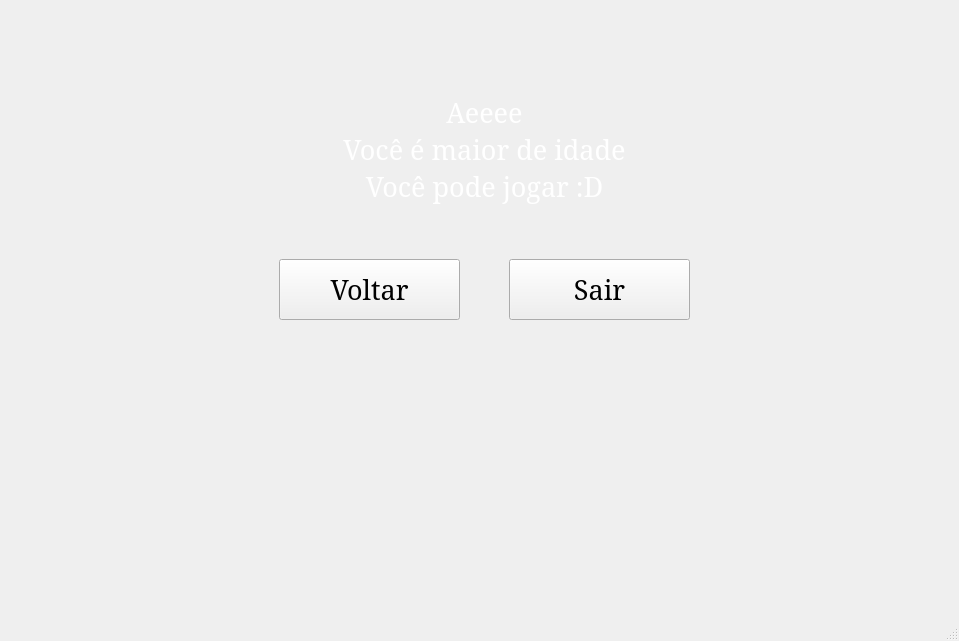
<?xml version="1.0" encoding="UTF-8"?>
<ui version="4.0">
 <class>MainWindow</class>
 <widget class="QMainWindow" name="MainWindow">
  <property name="geometry">
   <rect>
    <x>0</x>
    <y>0</y>
    <width>959</width>
    <height>641</height>
   </rect>
  </property>
  <property name="windowTitle">
   <string>MainWindow</string>
  </property>
  <widget class="QWidget" name="centralwidget">
   <widget class="QStackedWidget" name="stackedWidget">
    <property name="geometry">
     <rect>
      <x>-1</x>
      <y>-1</y>
      <width>961</width>
      <height>601</height>
     </rect>
    </property>
    <property name="currentIndex">
     <number>2</number>
    </property>
    <widget class="QWidget" name="comeco">
     <widget class="QLabel" name="label">
      <property name="geometry">
       <rect>
        <x>0</x>
        <y>0</y>
        <width>961</width>
        <height>611</height>
       </rect>
      </property>
      <property name="styleSheet">
       <string notr="true">color: rgb(255, 255, 0);</string>
      </property>
      <property name="text">
       <string/>
      </property>
      <property name="pixmap">
       <pixmap>imgs/Background.jpg</pixmap>
      </property>
      <property name="scaledContents">
       <bool>true</bool>
      </property>
     </widget>
     <widget class="QComboBox" name="comboBoxDia">
      <property name="geometry">
       <rect>
        <x>220</x>
        <y>360</y>
        <width>151</width>
        <height>31</height>
       </rect>
      </property>
      <property name="currentText">
       <string>1</string>
      </property>
      <item>
       <property name="text">
        <string>1</string>
       </property>
      </item>
      <item>
       <property name="text">
        <string>2</string>
       </property>
      </item>
      <item>
       <property name="text">
        <string>3</string>
       </property>
      </item>
      <item>
       <property name="text">
        <string>4</string>
       </property>
      </item>
      <item>
       <property name="text">
        <string>5</string>
       </property>
      </item>
      <item>
       <property name="text">
        <string>6</string>
       </property>
      </item>
      <item>
       <property name="text">
        <string>7</string>
       </property>
      </item>
      <item>
       <property name="text">
        <string>8</string>
       </property>
      </item>
      <item>
       <property name="text">
        <string>9</string>
       </property>
      </item>
      <item>
       <property name="text">
        <string>10</string>
       </property>
      </item>
      <item>
       <property name="text">
        <string>11</string>
       </property>
      </item>
      <item>
       <property name="text">
        <string>12</string>
       </property>
      </item>
      <item>
       <property name="text">
        <string>13</string>
       </property>
      </item>
      <item>
       <property name="text">
        <string>14</string>
       </property>
      </item>
      <item>
       <property name="text">
        <string>15</string>
       </property>
      </item>
      <item>
       <property name="text">
        <string>16</string>
       </property>
      </item>
      <item>
       <property name="text">
        <string>17</string>
       </property>
      </item>
      <item>
       <property name="text">
        <string>18</string>
       </property>
      </item>
      <item>
       <property name="text">
        <string>19</string>
       </property>
      </item>
      <item>
       <property name="text">
        <string>20</string>
       </property>
      </item>
      <item>
       <property name="text">
        <string>21</string>
       </property>
      </item>
      <item>
       <property name="text">
        <string>22</string>
       </property>
      </item>
      <item>
       <property name="text">
        <string>23</string>
       </property>
      </item>
      <item>
       <property name="text">
        <string>24</string>
       </property>
      </item>
      <item>
       <property name="text">
        <string>25</string>
       </property>
      </item>
      <item>
       <property name="text">
        <string>26</string>
       </property>
      </item>
      <item>
       <property name="text">
        <string>27</string>
       </property>
      </item>
      <item>
       <property name="text">
        <string>28</string>
       </property>
      </item>
      <item>
       <property name="text">
        <string>29</string>
       </property>
      </item>
      <item>
       <property name="text">
        <string>30</string>
       </property>
      </item>
      <item>
       <property name="text">
        <string>31</string>
       </property>
      </item>
     </widget>
     <widget class="QLabel" name="label_3">
      <property name="geometry">
       <rect>
        <x>210</x>
        <y>30</y>
        <width>501</width>
        <height>281</height>
       </rect>
      </property>
      <property name="text">
       <string/>
      </property>
      <property name="pixmap">
       <pixmap>imgs/logo.png</pixmap>
      </property>
      <property name="scaledContents">
       <bool>true</bool>
      </property>
     </widget>
     <widget class="QComboBox" name="comboBoxMes">
      <property name="geometry">
       <rect>
        <x>400</x>
        <y>360</y>
        <width>151</width>
        <height>31</height>
       </rect>
      </property>
      <item>
       <property name="text">
        <string>Janeiro</string>
       </property>
      </item>
      <item>
       <property name="text">
        <string>Fevereiro</string>
       </property>
      </item>
      <item>
       <property name="text">
        <string>Março</string>
       </property>
      </item>
      <item>
       <property name="text">
        <string>Abril</string>
       </property>
      </item>
      <item>
       <property name="text">
        <string>Maio</string>
       </property>
      </item>
      <item>
       <property name="text">
        <string>Junho</string>
       </property>
      </item>
      <item>
       <property name="text">
        <string>Julho</string>
       </property>
      </item>
      <item>
       <property name="text">
        <string>Agosto</string>
       </property>
      </item>
      <item>
       <property name="text">
        <string>Setembro</string>
       </property>
      </item>
      <item>
       <property name="text">
        <string>Outubro</string>
       </property>
      </item>
      <item>
       <property name="text">
        <string>Novembro</string>
       </property>
      </item>
      <item>
       <property name="text">
        <string>Dezembro</string>
       </property>
      </item>
     </widget>
     <widget class="QLabel" name="label_2">
      <property name="geometry">
       <rect>
        <x>230</x>
        <y>280</y>
        <width>511</width>
        <height>51</height>
       </rect>
      </property>
      <property name="font">
       <font>
        <family>MS Serif</family>
        <pointsize>20</pointsize>
       </font>
      </property>
      <property name="styleSheet">
       <string notr="true">color: rgb(255, 255, 255);</string>
      </property>
      <property name="text">
       <string>Informe a sua idade para poder jogar</string>
      </property>
      <property name="alignment">
       <set>Qt::AlignCenter</set>
      </property>
     </widget>
     <widget class="QPushButton" name="pushButtonEnviar">
      <property name="geometry">
       <rect>
        <x>370</x>
        <y>430</y>
        <width>221</width>
        <height>61</height>
       </rect>
      </property>
      <property name="font">
       <font>
        <family>MS Serif</family>
        <pointsize>20</pointsize>
       </font>
      </property>
      <property name="styleSheet">
       <string notr="true">background-color: rgb(217, 206, 47);
color: rgb(255, 255, 255);</string>
      </property>
      <property name="text">
       <string>Enviar</string>
      </property>
     </widget>
     <widget class="QLineEdit" name="lineEditAno">
      <property name="geometry">
       <rect>
        <x>580</x>
        <y>360</y>
        <width>151</width>
        <height>31</height>
       </rect>
      </property>
     </widget>
    </widget>
    <widget class="QWidget" name="naoPode">
     <widget class="QLabel" name="label_4">
      <property name="geometry">
       <rect>
        <x>10</x>
        <y>10</y>
        <width>941</width>
        <height>601</height>
       </rect>
      </property>
      <property name="autoFillBackground">
       <bool>false</bool>
      </property>
      <property name="text">
       <string/>
      </property>
      <property name="pixmap">
       <pixmap>imgs/BackgroundNaoPode.jpg</pixmap>
      </property>
      <property name="scaledContents">
       <bool>true</bool>
      </property>
     </widget>
     <widget class="QLabel" name="label_5">
      <property name="geometry">
       <rect>
        <x>680</x>
        <y>110</y>
        <width>201</width>
        <height>231</height>
       </rect>
      </property>
      <property name="text">
       <string/>
      </property>
      <property name="pixmap">
       <pixmap>imgs/Psyduck.jpg</pixmap>
      </property>
      <property name="scaledContents">
       <bool>true</bool>
      </property>
     </widget>
     <widget class="QLabel" name="labelResultadoNaoPode">
      <property name="geometry">
       <rect>
        <x>210</x>
        <y>140</y>
        <width>411</width>
        <height>141</height>
       </rect>
      </property>
      <property name="font">
       <font>
        <family>MS Serif</family>
        <pointsize>20</pointsize>
       </font>
      </property>
      <property name="styleSheet">
       <string notr="true">color: rgb(255, 255, 255);</string>
      </property>
      <property name="text">
       <string>Oh não
Você não é maior de idade
Você não pode jogar :(</string>
      </property>
      <property name="alignment">
       <set>Qt::AlignCenter</set>
      </property>
     </widget>
     <widget class="QPushButton" name="pushButtonVoltar">
      <property name="geometry">
       <rect>
        <x>240</x>
        <y>400</y>
        <width>181</width>
        <height>61</height>
       </rect>
      </property>
      <property name="font">
       <font>
        <family>MS Serif</family>
        <pointsize>20</pointsize>
       </font>
      </property>
      <property name="cursor">
       <cursorShape>PointingHandCursor</cursorShape>
      </property>
      <property name="text">
       <string>Voltar</string>
      </property>
     </widget>
     <widget class="QPushButton" name="pushButtonSair">
      <property name="geometry">
       <rect>
        <x>490</x>
        <y>400</y>
        <width>181</width>
        <height>61</height>
       </rect>
      </property>
      <property name="font">
       <font>
        <family>MS Serif</family>
        <pointsize>20</pointsize>
       </font>
      </property>
      <property name="cursor">
       <cursorShape>PointingHandCursor</cursorShape>
      </property>
      <property name="text">
       <string>Sair</string>
      </property>
     </widget>
     <widget class="QLabel" name="label_14">
      <property name="geometry">
       <rect>
        <x>-20</x>
        <y>-30</y>
        <width>331</width>
        <height>321</height>
       </rect>
      </property>
      <property name="text">
       <string/>
      </property>
      <property name="pixmap">
       <pixmap>imgs/Dugtrio.webp</pixmap>
      </property>
      <property name="scaledContents">
       <bool>true</bool>
      </property>
     </widget>
    </widget>
    <widget class="QWidget" name="pode">
     <widget class="QLabel" name="label_7">
      <property name="geometry">
       <rect>
        <x>10</x>
        <y>10</y>
        <width>941</width>
        <height>601</height>
       </rect>
      </property>
      <property name="text">
       <string/>
      </property>
      <property name="pixmap">
       <pixmap>imgs/BackgroundPode.jpg</pixmap>
      </property>
      <property name="scaledContents">
       <bool>true</bool>
      </property>
     </widget>
     <widget class="QLabel" name="labelResultadoPode">
      <property name="geometry">
       <rect>
        <x>280</x>
        <y>80</y>
        <width>411</width>
        <height>141</height>
       </rect>
      </property>
      <property name="font">
       <font>
        <family>MS Serif</family>
        <pointsize>20</pointsize>
       </font>
      </property>
      <property name="styleSheet">
       <string notr="true">color: rgb(255, 255, 255);</string>
      </property>
      <property name="text">
       <string>Aeeee
Você é maior de idade
Você pode jogar :D</string>
      </property>
      <property name="alignment">
       <set>Qt::AlignCenter</set>
      </property>
     </widget>
     <widget class="QPushButton" name="pushButtonVoltar2">
      <property name="geometry">
       <rect>
        <x>280</x>
        <y>260</y>
        <width>181</width>
        <height>61</height>
       </rect>
      </property>
      <property name="font">
       <font>
        <family>MS Serif</family>
        <pointsize>20</pointsize>
       </font>
      </property>
      <property name="cursor">
       <cursorShape>PointingHandCursor</cursorShape>
      </property>
      <property name="text">
       <string>Voltar</string>
      </property>
     </widget>
     <widget class="QPushButton" name="pushButtonSair2">
      <property name="geometry">
       <rect>
        <x>510</x>
        <y>260</y>
        <width>181</width>
        <height>61</height>
       </rect>
      </property>
      <property name="font">
       <font>
        <family>MS Serif</family>
        <pointsize>20</pointsize>
       </font>
      </property>
      <property name="cursor">
       <cursorShape>PointingHandCursor</cursorShape>
      </property>
      <property name="text">
       <string>Sair</string>
      </property>
     </widget>
     <widget class="QLabel" name="label_9">
      <property name="geometry">
       <rect>
        <x>740</x>
        <y>360</y>
        <width>221</width>
        <height>241</height>
       </rect>
      </property>
      <property name="text">
       <string/>
      </property>
      <property name="pixmap">
       <pixmap>imgs/Clefairy.webp</pixmap>
      </property>
      <property name="scaledContents">
       <bool>true</bool>
      </property>
     </widget>
     <widget class="QLabel" name="label_10">
      <property name="geometry">
       <rect>
        <x>540</x>
        <y>380</y>
        <width>221</width>
        <height>231</height>
       </rect>
      </property>
      <property name="text">
       <string/>
      </property>
      <property name="pixmap">
       <pixmap>imgs/Squirtle.webp</pixmap>
      </property>
      <property name="scaledContents">
       <bool>true</bool>
      </property>
     </widget>
     <widget class="QLabel" name="label_11">
      <property name="geometry">
       <rect>
        <x>280</x>
        <y>380</y>
        <width>201</width>
        <height>211</height>
       </rect>
      </property>
      <property name="text">
       <string/>
      </property>
      <property name="pixmap">
       <pixmap>imgs/Slowbro.webp</pixmap>
      </property>
      <property name="scaledContents">
       <bool>true</bool>
      </property>
     </widget>
     <widget class="QLabel" name="label_12">
      <property name="geometry">
       <rect>
        <x>40</x>
        <y>310</y>
        <width>231</width>
        <height>281</height>
       </rect>
      </property>
      <property name="text">
       <string/>
      </property>
      <property name="pixmap">
       <pixmap>imgs/Incineroar.webp</pixmap>
      </property>
      <property name="scaledContents">
       <bool>true</bool>
      </property>
     </widget>
     <widget class="QLabel" name="label_13">
      <property name="geometry">
       <rect>
        <x>710</x>
        <y>30</y>
        <width>201</width>
        <height>191</height>
       </rect>
      </property>
      <property name="text">
       <string/>
      </property>
      <property name="pixmap">
       <pixmap>imgs/Lugia.webp</pixmap>
      </property>
      <property name="scaledContents">
       <bool>true</bool>
      </property>
     </widget>
    </widget>
   </widget>
  </widget>
  <widget class="QMenuBar" name="menubar">
   <property name="geometry">
    <rect>
     <x>0</x>
     <y>0</y>
     <width>959</width>
     <height>21</height>
    </rect>
   </property>
  </widget>
  <widget class="QStatusBar" name="statusbar"/>
 </widget>
 <resources/>
 <connections/>
</ui>
